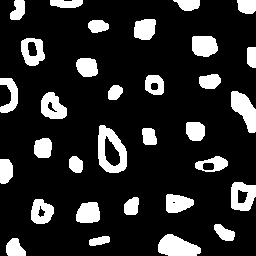
//> input picture cap2/bolhas.png, 256 x 256 px
$ ./pixels   (built with g++ and OpenCV 4)
//> lines starting //> are read from the running program, lines starting //| are printed output that depends on the picture; after the words box and inside, x2 and y2 are one past the last pixel; in counts of white or black regions, pixels touching at a corner belong together
#include <iostream>
#include <opencv2/opencv.hpp>

int main(int, char**) {
  cv::Mat image;
  cv::Vec3b val;

  image = cv::imread("bolhas.png", cv::IMREAD_GRAYSCALE);
//> image: 256 rows x 256 cols, CV_8UC1; 16.5% white; 32 white regions, largest, box (x1, y1, x2, y2) and area: (98, 125, 127, 173) 789, (158, 234, 201, 256) 669, (231, 91, 256, 133) 613
  if (!image.data) std::cout << "nao abriu bolhas.png" << std::endl;

  cv::namedWindow("janela", cv::WINDOW_AUTOSIZE);

  for (int i = 200; i < 210; i++) {
    for (int j = 10; j < 200; j++) {
      image.at<uchar>(i, j) = 0;
    }
  }
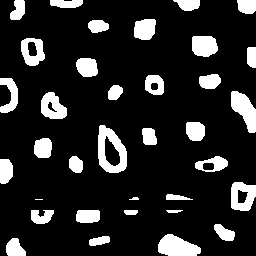
//> image: 256 rows x 256 cols, CV_8UC1; 15.5% white; 35 white regions (1 under 20 px), largest, box (x1, y1, x2, y2) and area: (98, 125, 127, 173) 789, (158, 234, 201, 256) 669, (231, 91, 256, 133) 613

  cv::imshow("janela", image);
  cv::waitKey();

  image = cv::imread("bolhas.png", cv::IMREAD_COLOR);
//> image is the input picture: 256 rows x 256 cols, CV_8UC3; 16.5% white; 32 white regions, largest, box (x1, y1, x2, y2) and area: (98, 125, 127, 173) 789, (158, 234, 201, 256) 669, (231, 91, 256, 133) 613

  val[0] = 0;    // B
  val[1] = 0;    // G
  val[2] = 255;  // R

  for (int i = 200; i < 210; i++) {
    for (int j = 10; j < 200; j++) {
      image.at<cv::Vec3b>(i, j) = val;
    }
  }
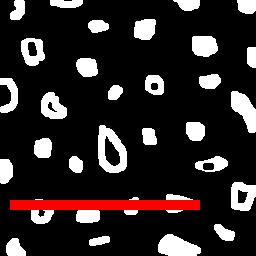
//> image: 256 rows x 256 cols, CV_8UC3; 2.9% of pixels changed, all inside (x1, y1, x2, y2) = (10, 200, 200, 210)

  cv::imshow("janela", image);
  cv::waitKey();
  return 0;
}

$ run again, with cap2/cap2ex1_regions.png copied over cap2/bolhas.png
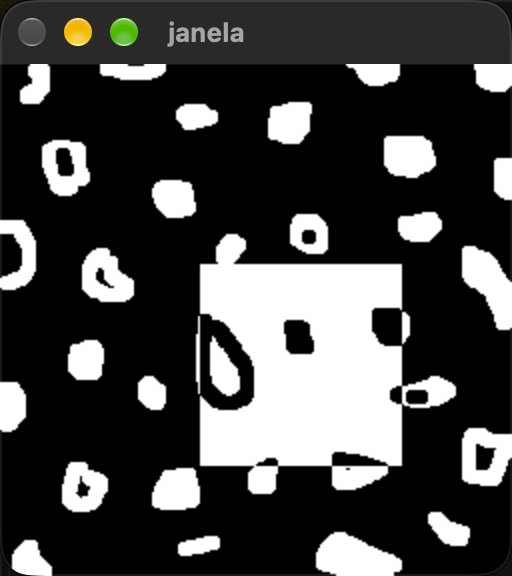
//> input picture cap2/cap2ex1_regions.png, 512 x 576 px
//> after the loop `for (int i = 200; i < 210; i++)`:
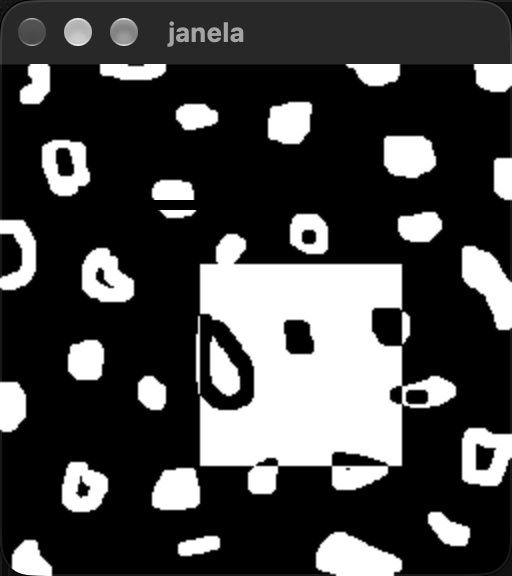
//> image: 576 rows x 512 cols, CV_8UC1; min 0, max 255, mean 68.2
//> image is the input picture: 576 rows x 512 cols, CV_8UC3; mean B, G, R 67.9, 68.7, 68.6
//> after the loop `for (int i = 200; i < 210; i++)`:
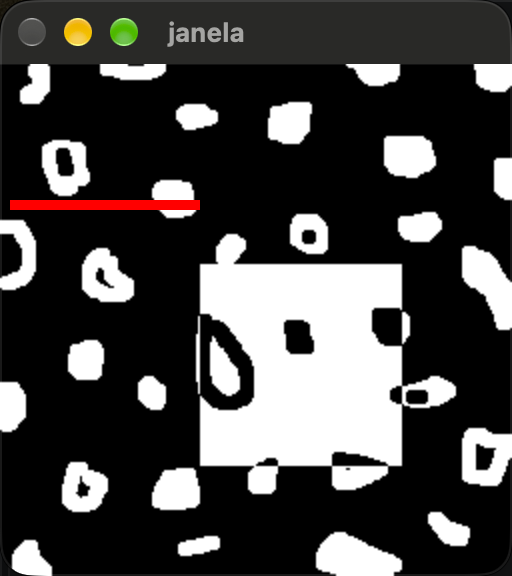
//> image: 576 rows x 512 cols, CV_8UC3; 0.64% of pixels changed, all inside (x1, y1, x2, y2) = (10, 200, 200, 210)

$ run again, with cap2/cap2ex2_trocaregioes.png copied over cap2/bolhas.png
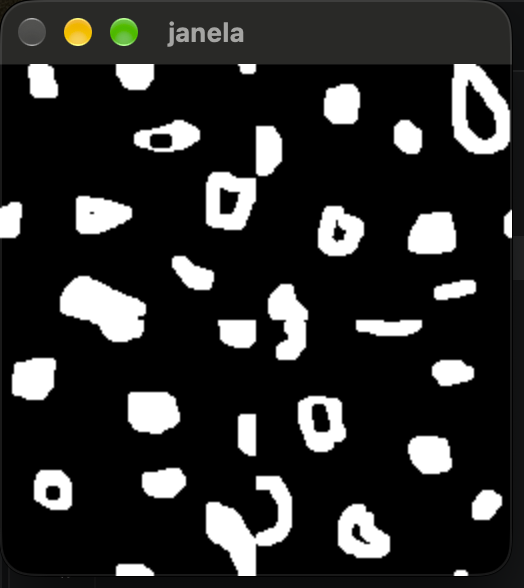
//> input picture cap2/cap2ex2_trocaregioes.png, 524 x 588 px
//> after the loop `for (int i = 200; i < 210; i++)`:
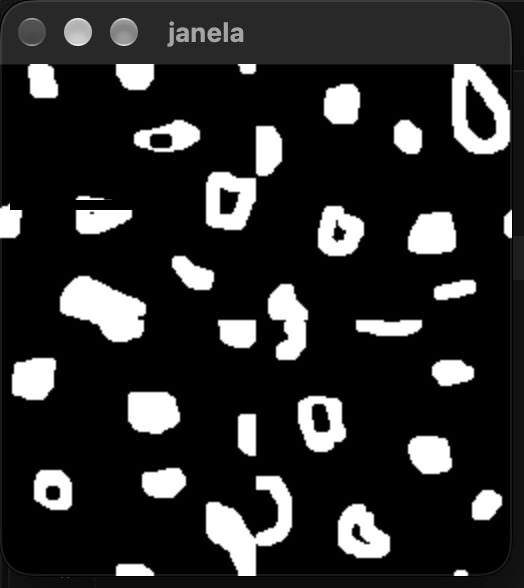
//> image: 588 rows x 524 cols, CV_8UC1; min 0, max 255, mean 41.5
//> image is the input picture: 588 rows x 524 cols, CV_8UC3; mean B, G, R 41.4, 42.2, 42
//> after the loop `for (int i = 200; i < 210; i++)`:
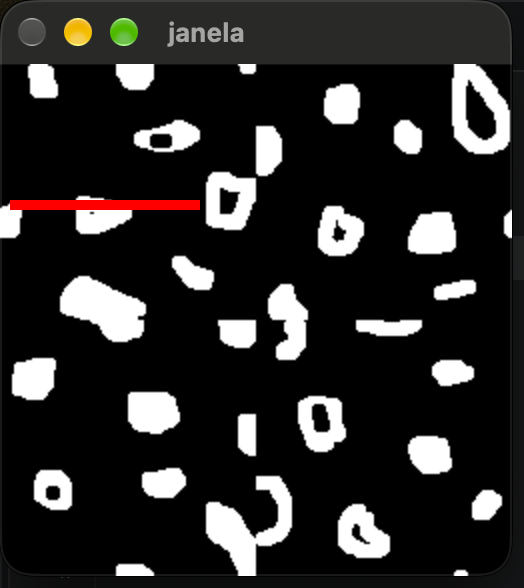
//> image: 588 rows x 524 cols, CV_8UC3; 0.62% of pixels changed, all inside (x1, y1, x2, y2) = (10, 200, 200, 210)
